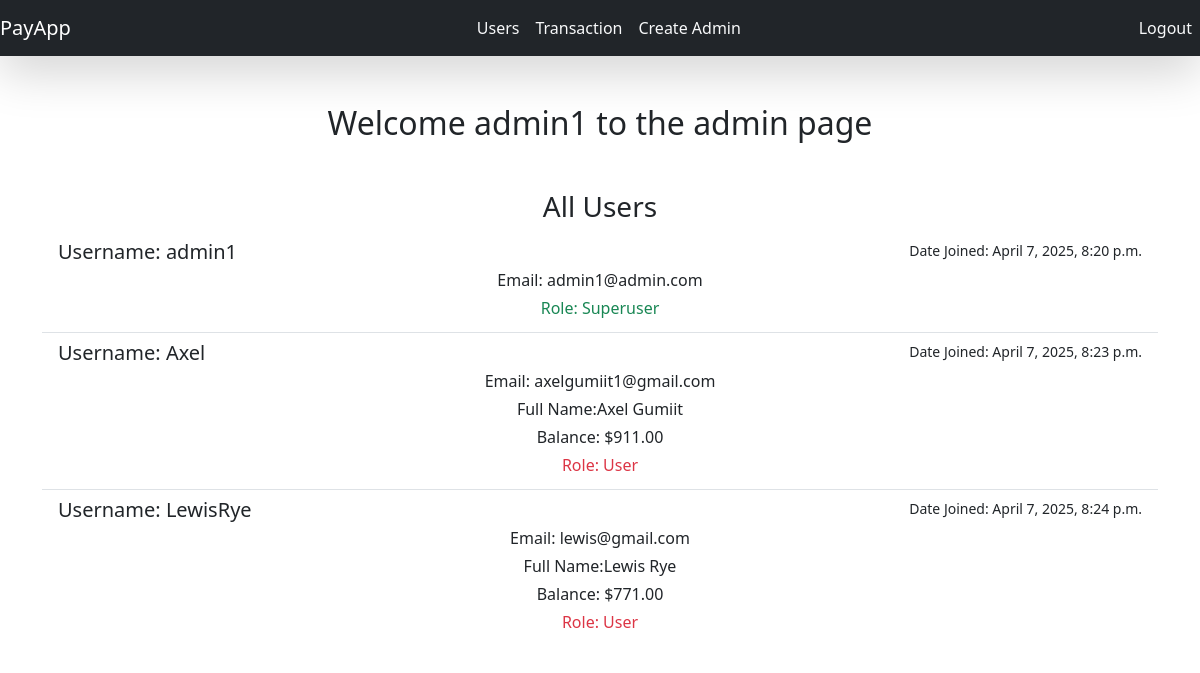
Page /payapp/admin (signed in) on the committed database.
### register/models.py (models this page shows)
class CustomUser(AbstractUser):
    Currency_Choices = [
        ('GBP', 'Great Britain Pounds'),
        ('USD', 'United States Dollars'),
        ('EUR', 'Euro'),
    ]
    email = models.EmailField(unique=True, blank=False)
    currency = models.CharField(max_length=10, choices=Currency_Choices)
    balance = models.DecimalField(decimal_places=2, max_digits=10, default=750)

### payapp/views.py (the view)
# urls.py: path("payapp/admin", admin_dashboard, name="Admin"),
@login_required
@user_passes_test(is_superuser)
def admin_dashboard(request):
    users = CustomUser.objects.all()
    transactions = Transaction.objects.all().select_related('sender', 'recipient').order_by('-created_at')
    return render(request, 'payapp/admin.html', {
        'users': users, 'transactions': transactions
    })

### payapp/views.py (called while the page is built)
def is_superuser(user):
    return user.is_authenticated and user.is_superuser

### templates/payapp/admin.html (shortened to what this page needs)
{% extends 'base.html' %}
{% block content %}
    <nav class="navbar navbar-expand-lg navbar-light bg-dark shadow-lg">
    <a class="navbar-brand font-weight-bold text-white" href="../payapp/admin">
        PayApp
    </a>
    <div class="collapse navbar-collapse" id="navbarText">
            <ul class="navbar-nav mx-auto">
                {% if user.is_authenticated %}
                    <li class="nav-item">
                        <a class="nav-link text-light" href="../payapp/admin">Users</a>
                    </li>
                    <li class="nav-item">
                        <a class="nav-link text-light" href="../payapp/admin/transactions">Transaction</a>
                    </li>
                    <li class="nav-item">
                        <a class="nav-link text-light" href="../payapp/admin/create">Create Admin</a>
                    </li>
                {% endif %}
            </ul>
        {% if user.is_authenticated %}
            <ul class="navbar-nav ml-auto">
                <li class="nav-item">
                    <a class="nav-link text-light" href="/login">Logout</a>
                </li>
            </ul>
        {% endif %}
    </div>
</nav>
<div class="text-center mt-5">
    {% if user.is_authenticated %}
        <h2>Welcome {{ user.username }} to the admin page</h2>
    {% else %}
        <h2>Welcome to PayApp! Please log in.</h2>
    {% endif %}
    <div class="container mt-5">
        <h3>All Users</h3>
        <div class="list-group list-group-flush scrollable-container"  style="max-height: 55vh; overflow-y: auto">
            {% if users %}
                {% for user in users %}
                    <a href="#" class="list-group-item list-group-item-action user-card">
                        <div class="d-flex w-100 justify-content-between user-header">
                            <h5 class="mb-1 user-username">Username: {{ user.username }}</h5>
                            <small class="user-date">Date Joined: {{ user.date_joined }}</small>
                        </div>
                        <p class="mb-1 user-email"> Email: {{ user.email }}</p>
                        {% if not user.is_superuser %}
                        <p class="mb-1 user-email"> Full Name:{{ user.first_name }} {{ user.last_name }}</p>
                        {% endif %}
                        {% if not user.is_superuser %}
                        {% if user.balance %}
                            <p class="mb-1 user-balance">Balance: ${{ user.balance }}</p>
                        {% else %}
                            <p class="mb-1 user-balance">Balance: Not available</p>
                        {% endif %}
                        {% endif %}
                        {% if user.is_superuser %}
                            <p class="mb-1 user-superuser text-success">Role: Superuser</p>
                        {% else %}
                            <p class="mb-1 user-superuser text-danger">Role: User</p>
                        {% endif %}
                    </a>
                {% endfor %}
            {% else %}
                <p>No users found</p>
            {% endif %}
        </div>
    </div>
{% endblock %}

### templates/base.html (shortened to what this page needs)
<!DOCTYPE html>
<html lang="en">
{% autoescape off %}
<head>
    <link href="https://cdn.jsdelivr.net/npm/bootstrap@5.3.3/dist/css/bootstrap.min.css" rel="stylesheet">
</head>
<body>
<div id="content" name="content">
    {% block content %}
    {% endblock %}
</div>
</body>
{% endautoescape %}
</html>

### rows in the picture
CustomUser: username "admin1", date_joined "April 7, 2025, 8:20 p.m.", email "admin1@admin.com", is_superuser "Role: Superuser"
CustomUser: username "Axel", date_joined "April 7, 2025, 8:23 p.m.", email "axelgumiit1@gmail.com", first_name "Axel", last_name "Gumiit", balance "911.00", is_superuser "Role: User"
CustomUser: username "LewisRye", date_joined "April 7, 2025, 8:24 p.m.", email "lewis@gmail.com", first_name "Lewis", last_name "Rye", balance "771.00", is_superuser "Role: User"
